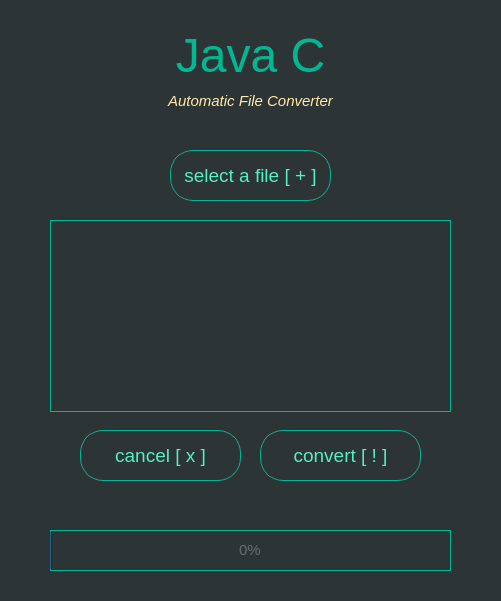
<?xml version="1.0" encoding="UTF-8"?>
<ui version="4.0">
 <class>MainWindow</class>
 <widget class="QMainWindow" name="MainWindow">
     <property name="geometry">
         <rect>
             <x>0</x>
             <y>0</y>
             <width>501</width>
             <height>601</height>
         </rect>
     </property>
     <property name="windowTitle">
         <string>Java C</string>
     </property>
     <property name="windowOpacity">
         <double>0.950000000000000</double>
     </property>
     <property name="styleSheet">
         <string notr="true">background-color: rgb(45, 52, 54);</string>
     </property>
     <widget class="QWidget" name="centralwidget">
         <widget class="QLabel" name="lblTitle">
             <property name="geometry">
                 <rect>
                     <x>0</x>
                     <y>30</y>
                     <width>501</width>
                     <height>51</height>
                 </rect>
             </property>
             <property name="font">
                 <font>
                     <family>Ubuntu</family>
                     <pointsize>36</pointsize>
                     <italic>false</italic>
                 </font>
             </property>
             <property name="styleSheet">
                 <string notr="true">color: rgb(0, 184, 148);</string>
             </property>
             <property name="text">
                 <string>Java C</string>
             </property>
             <property name="alignment">
                 <set>Qt::AlignCenter</set>
             </property>
         </widget>
   <widget class="QLabel" name="lblDescription">
    <property name="geometry">
        <rect>
            <x>0</x>
            <y>90</y>
            <width>501</width>
            <height>21</height>
        </rect>
    </property>
       <property name="font">
           <font>
               <family>Ubuntu</family>
               <pointsize>11</pointsize>
               <italic>true</italic>
           </font>
       </property>
       <property name="styleSheet">
           <string notr="true">color: rgb(255, 234, 167);</string>
       </property>
       <property name="text">
           <string>Automatic File Converter</string>
       </property>
       <property name="alignment">
           <set>Qt::AlignCenter</set>
       </property>
   </widget>
         <widget class="QPushButton" name="btnSelect">
             <property name="geometry">
                 <rect>
                     <x>170</x>
                     <y>150</y>
                     <width>161</width>
                     <height>51</height>
                 </rect>
             </property>
             <property name="font">
                 <font>
                     <family>Ubuntu</family>
                     <pointsize>14</pointsize>
                     <italic>false</italic>
                 </font>
             </property>
             <property name="styleSheet">
                 <string notr="true">QPushButton{
                     background: none;
                     border: 1px solid;
                     border-color: rgb(0, 184, 148);
                     border-radius: 23px;
                     color: rgb(85, 239, 196);
                     }
                     QPushButton:hover:!pressed{
                     border-color: rgb(0, 184, 148);
                     border: 1px solid;
                     border-color: rgb(255, 234, 167);
                     color: rgb(255, 234, 167);
                     }
                 </string>
             </property>
             <property name="text">
                 <string>select a file [ + ]</string>
             </property>
         </widget>
         <widget class="QListWidget" name="listWidget">
             <property name="geometry">
                 <rect>
                     <x>50</x>
                     <y>220</y>
                     <width>401</width>
                     <height>192</height>
                 </rect>
             </property>
             <property name="font">
                 <font>
                     <pointsize>11</pointsize>
                 </font>
             </property>
             <property name="styleSheet">
                 <string notr="true">QListWidget{
                     background: transparent;
                     border: 1px solid;
                     border-color: rgb(0, 184, 148);
                     color: rgb(255, 234, 167);
                     }
                 </string>
             </property>
             <property name="frameShape">
                 <enum>QFrame::Box</enum>
             </property>
         </widget>
         <widget class="QPushButton" name="btnCancel">
             <property name="geometry">
                 <rect>
                     <x>80</x>
                     <y>430</y>
                     <width>161</width>
                     <height>51</height>
                 </rect>
             </property>
             <property name="font">
                 <font>
                     <family>Ubuntu</family>
                     <pointsize>14</pointsize>
                     <italic>false</italic>
                 </font>
             </property>
             <property name="styleSheet">
                 <string notr="true">QPushButton{
                     background: none;
                     border: 1px solid;
                     border-color: rgb(0, 184, 148);
                     border-radius: 23px;
                     color: rgb(85, 239, 196);
                     }
                     QPushButton:hover:!pressed{
                     border-color: rgb(0, 184, 148);
                     border: 1px solid;
                     border-color: rgb(255, 234, 167);
                     color: rgb(255, 234, 167);
                     }
                 </string>
             </property>
             <property name="text">
                 <string>cancel [ x ]</string>
             </property>
         </widget>
         <widget class="QPushButton" name="btnConvert">
             <property name="geometry">
                 <rect>
                     <x>260</x>
                     <y>430</y>
                     <width>161</width>
                     <height>51</height>
                 </rect>
             </property>
             <property name="font">
                 <font>
                     <family>Ubuntu</family>
                     <pointsize>14</pointsize>
                     <italic>false</italic>
                 </font>
             </property>
             <property name="styleSheet">
                 <string notr="true">QPushButton{
                     background: none;
                     border: 1px solid;
                     border-color: rgb(0, 184, 148);
                     border-radius: 23px;
                     color: rgb(85, 239, 196);
                     }
                     QPushButton:hover:!pressed{
                     border-color: rgb(0, 184, 148);
                     border: 1px solid;
                     border-color: rgb(255, 234, 167);
                     color: rgb(255, 234, 167);
                     }
                 </string>
             </property>
             <property name="text">
                 <string>convert [ ! ]</string>
             </property>
         </widget>
   <widget class="QProgressBar" name="progressBar">
    <property name="geometry">
        <rect>
            <x>50</x>
            <y>530</y>
            <width>401</width>
            <height>41</height>
        </rect>
    </property>
       <property name="font">
           <font>
               <family>Ubuntu</family>
               <pointsize>11</pointsize>
               <italic>false</italic>
           </font>
       </property>
       <property name="styleSheet">
           <string notr="true">QProgressBar {
               background: transparent;
               border: 1px solid;
               border-color: rgb(0, 184, 148);
               color: rgb(99, 110, 114);
               text-align: center;
               }
               QProgressBar::chunk {
               background: QLinearGradient( x1: 0, y1: 0, x2: 1, y2: 0,
               stop: 0 #fab1a0,
               stop: 0.65 #ffeaa7,
               stop: 0.85 #55efc4,
               stop: 1 #00b894
               );
               }
           </string>
       </property>
       <property name="value">
           <number>0</number>
       </property>
   </widget>
   <widget class="QLabel" name="lblProgress">
    <property name="geometry">
        <rect>
            <x>50</x>
            <y>500</y>
            <width>401</width>
            <height>21</height>
        </rect>
    </property>
       <property name="font">
           <font>
               <family>Ubuntu</family>
               <pointsize>11</pointsize>
               <italic>false</italic>
           </font>
       </property>
       <property name="styleSheet">
           <string notr="true">color: rgb(255, 234, 167);</string>
       </property>
       <property name="text">
           <string/>
       </property>
       <property name="alignment">
           <set>Qt::AlignCenter</set>
       </property>
   </widget>
     </widget>
     <widget class="QStatusBar" name="statusbar">
         <property name="styleSheet">
             <string notr="true">color: rgb(214, 48, 49);</string>
         </property>
     </widget>
 </widget>
 <resources/>
 <connections/>
</ui>
